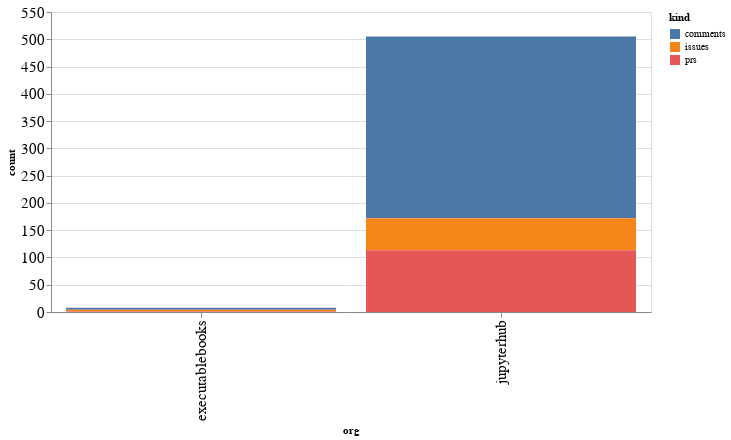

The code cell stored with this chart in its notebook:
### Code cell
alt.Chart(org_summaries, width=600).mark_bar().encode(
    x='org',
    y='count',
    color='kind',
    tooltip="org"
)

### Figure 1 — Vega-Lite specification as saved in the notebook (floating-point values rounded to 4 significant figures)
{"config": {"axisLeft": {"labelFontSize": 15}, "axisBottom": {"labelFontSize": 15}}, "data": {"name": "data-5ab5f5c143c9840872ebbc96236d77a8"}, "mark": "bar", "encoding": {"color": {"type": "nominal", "field": "kind"}, "tooltip": {"type": "nominal", "field": "org"}, "x": {"type": "nominal", "field": "org"}, "y": {"type": "quantitative", "field": "count"}}, "width": 600, "$schema": "https://vega.github.io/schema/vega-lite/v4.8.1.json", "datasets": {"data-5ab5f5c143c9840872ebbc96236d77a8": [{"org": "executablebooks", "kind": "comments", "count": 4}, {"org": "executablebooks", "kind": "issues", "count": 3}, {"org": "executablebooks", "kind": "prs", "count": 1}, {"org": "jupyterhub", "kind": "comments", "count": 333}, {"org": "jupyterhub", "kind": "issues", "count": 59}, {"org": "jupyterhub", "kind": "prs", "count": 113}]}}
